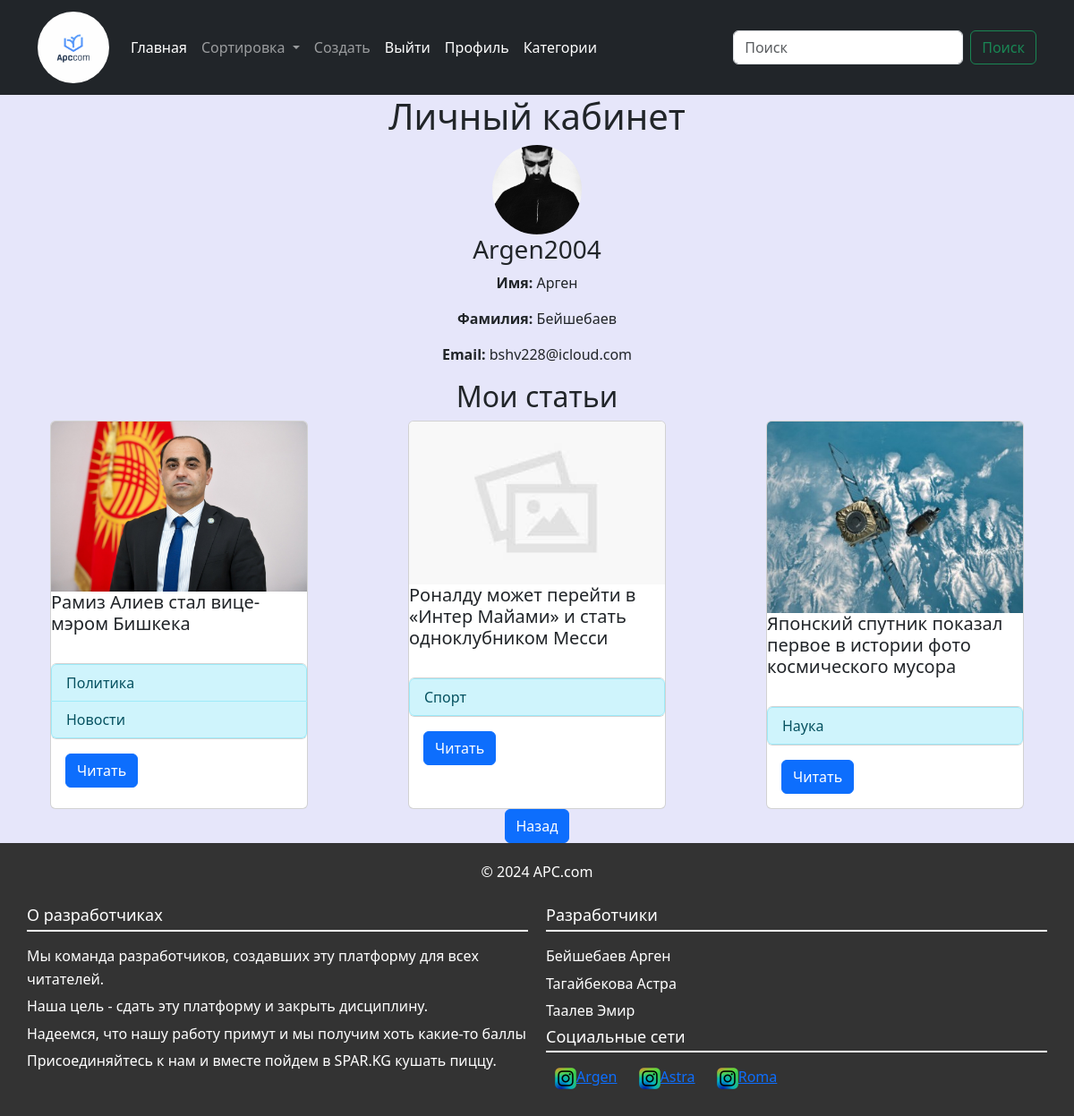
The app's page /profile/ (signed in) with its own data.
### user/models.py (models this page shows)
class Profile(models.Model):
    user = models.OneToOneField(User, on_delete=models.CASCADE, related_name="profile")
    avatar = models.ImageField(upload_to='avatars/',null=True, blank=True)

### article/models.py (models this page shows, shortened)
class Article(models.Model):
    author = models.ForeignKey('auth.User', on_delete=models.CASCADE, related_name='articles', null=True)
    image = models.ImageField(upload_to='media/', null=True, blank=True)
    title = models.CharField(max_length=155)
    content = models.TextField()
    created_date = models.DateTimeField(auto_now_add=True)
    updated_date = models.DateTimeField(auto_now=True)
    categories = models.ManyToManyField(Category, blank=True, related_name='articles')
    class Meta:
        verbose_name = "Статья"
        verbose_name_plural = "Статьи"
        db_table = 'Article'

class Category(models.Model):
    title = models.CharField(max_length=100)
    class Meta:
        verbose_name = "Категория"
        verbose_name_plural = "Категории"
        db_table = "Category"

### user/views.py (the view)
# urls.py: path('profile/', profile_view, name='profile'),
@login_required(login_url='/login/')
def profile_view(request):
    if request.method == "GET":
        return render(request, 'user/profile.html')

### templates/user/profile.html (shortened to what this page needs)
{% extends 'index.html' %}
{% load  static %}
{% block content %}
<!doctype html>
<html lang="ru">
<head>
    <link rel="stylesheet" href="{% static 'css/profile_style.css'%}">
</head>
<body>
    <h1 style="text-align: center">Личный кабинет</h1>
    <div class="content-container" style="display: flex; justify-content: center">
        <div class="col-md-4 text-center">
            {% if user.profile.avatar %}
                <img src="/media/{{ user.profile.avatar }}" style="width: 100px; border-radius: 50px">
            {% else %}
                <img src="{% static 'default_avatar.jpg' %}" style="width: 100px; border-radius: 50px">
            {% endif %}
            <h3>{{ user.username }}</h3>
            <p><strong>Имя:</strong> {{ user.first_name }}</p>
            <p><strong>Фамилия:</strong> {{ user.last_name }}</p>
            <p><strong>Email:</strong> {{ user.email }}</p>
        </div>
    </div>
    <div>
        <h2 style="text-align: center">Мои статьи</h2>
        <div class="card-body" style="display: flex; justify-content: space-around">
            {% for article in user.articles.all %}
                <div class="card" style="width: 18rem;">
                    {% if article.image %}
                        <img src="/media/{{ article.image }}" class="card-img-top">
                    {% else %}
                        <img src="{% static 'default_image.jpg' %}" class="card-img-top">
                    {% endif %}
                    <div class="article mb-4">
                        <h5 class="card-title">{{ article.title }}</h5>
                    </div>
                    <ul class="list-group">
                        {% for category in article.categories.all %}
                            <a class="list-group-item list-group-item-action list-group-item-info" href="/categories/{{ category.id }}">{{ category.title }}</a>
                        {% endfor %}
                    </ul>
                    <div class="card-body">
                        <a href="/articles/{{ article.id }}" class="btn btn-primary">Читать</a>
                    </div>
                </div>
            {% endfor %}
        </div>
    </div>
    <div style="text-align: center">
        <a href="/" class="btn btn-primary">Назад</a>
    </div>
</body>
</html>
{% endblock %}

### records on screen
Article: image (picture), title "Рамиз Алиев стал вице-мэром Бишкека"
Category: title "Политика"
Category: title "Новости"
Article: title "Роналду может перейти в «Интер Майами» и стать одноклубником Месси"
Category: title "Спорт"
Article: image (picture), title "Японский спутник показал первое в истории фото космического мусора"
Category: title "Наука"

### other values on screen
{{ user.username }} "Argen2004"
{{ user.first_name }} "Арген"
{{ user.last_name }} "Бейшебаев"
{{ user.email }} "bshv228@icloud.com"
